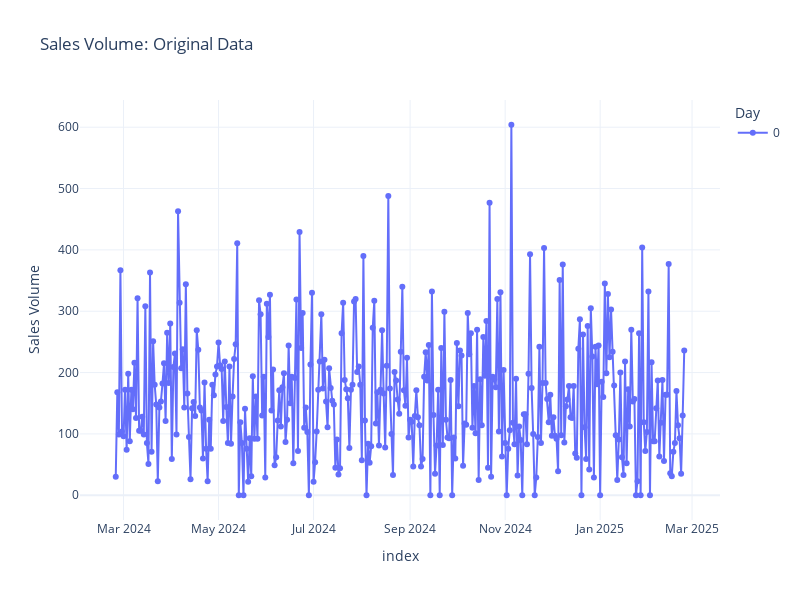

Write notebook code for a chart like this one.
### Code cell
# Decomposition serie Graph
fig1 = px.line(decomposition.observed, title='Sales Volume: Original Data', markers=True, 
               labels={'value': 'Sales Volume', 'variable': 'Day'})
fig1.show()

### Figure 1 — Plotly figure (JSON) as saved in the notebook; plotly's stock layout.template omitted (floating-point values rounded to 4 significant figures; data arrays with more than 128 entries replaced by an {"elided": "..."} marker saying what was removed)
{"data": [{"hovertemplate": "Day=0<br>index=%{x}<br>Sales Volume=%{y}<extra></extra>", "legendgroup": "0", "line": {"color": "#636efa", "dash": "solid"}, "marker": {"symbol": "circle"}, "mode": "lines+markers", "name": "0", "orientation": "v", "showlegend": true, "type": "scatter", "x": {"elided": "366 str values"}, "xaxis": "x", "y": {"elided": "366 float values"}, "yaxis": "y"}], "layout": {"height": 600, "legend": {"title": {"text": "Day"}, "tracegroupgap": 0}, "title": {"text": "Sales Volume: Original Data"}, "width": 800, "xaxis": {"anchor": "y", "domain": [0, 1], "title": {"text": "index"}}, "yaxis": {"anchor": "x", "domain": [0, 1], "title": {"text": "Sales Volume"}}}}
